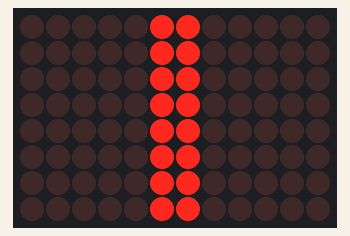
This sketch was run on a simulated Arduino Uno R4 WiFi. On the bench: 12×8 LED matrix.

Above: at 0.56 s.

The sketch:

bar_merging_animation_2vertical_bar.ino
```cpp
/*
  UNO R4 Guide: Merging Bars Animation

  Purpose: Creates a continuous animation where two vertical bars start
  at the edges, move to the center to merge, and then reverse
  back to the edges.
*/

// Include the necessary library for LED matrix control.
#include "Arduino_LED_Matrix.h"

// Create an instance of the ArduinoLEDMatrix class.
ArduinoLEDMatrix matrix;

// --- Animation Parameters ---
const int FRAME_DELAY = 75; // Milliseconds between animation frames (lower is faster)
const int ANIMATION_STEPS = 6; // Number of steps for bars to reach the center

// --- Global Frame Buffer ---
// This array holds the current state of all 96 LEDs.
uint8_t frame[8][12];

// Variables for the non-blocking timer
unsigned long previousMillis = 0;
int currentStep = 0;
bool isMovingInward = true; // Variable to track animation direction

void setup() {
  // Initialize the LED matrix.
  matrix.begin();
}

void loop() {
  // Get the current time
  unsigned long currentMillis = millis();

  // Check if enough time has passed to calculate and show the next frame
  if (currentMillis - previousMillis >= FRAME_DELAY) {
    // Save the time of this frame change
    previousMillis = currentMillis;

    // --- Animation Logic ---

    // 1. Clear the entire frame buffer for the new frame.
    for (int r = 0; r < 8; r++) {
      for (int c = 0; c < 12; c++) {
        frame[r][c] = 0;
      }
    }

    // 2. Draw the two vertical bars for the current step.
    int leftBarPosition = currentStep;
    int rightBarPosition = 11 - currentStep;

    for (int r = 0; r < 8; r++) {
      // Draw the left bar
      if (leftBarPosition >= 0 && leftBarPosition < 12) {
        frame[r][leftBarPosition] = 1;
      }
      // Draw the right bar
      if (rightBarPosition >= 0 && rightBarPosition < 12) {
        frame[r][rightBarPosition] = 1;
      }
    }

    // --- Render the Frame ---
    // Display the newly calculated frame on the LED matrix.
    matrix.renderBitmap(frame, 8, 12);

    // --- Update Step Counter for Reversing Effect ---
    // Change direction when the bars meet in the middle or return to the edges.
    if (currentStep >= ANIMATION_STEPS) {
      isMovingInward = false;
    } else if (currentStep <= 0) {
      isMovingInward = true;
    }

    // Move to the next step based on the current direction.
    if (isMovingInward) {
      currentStep++;
    } else {
      currentStep--;
    }
  }
}
```
